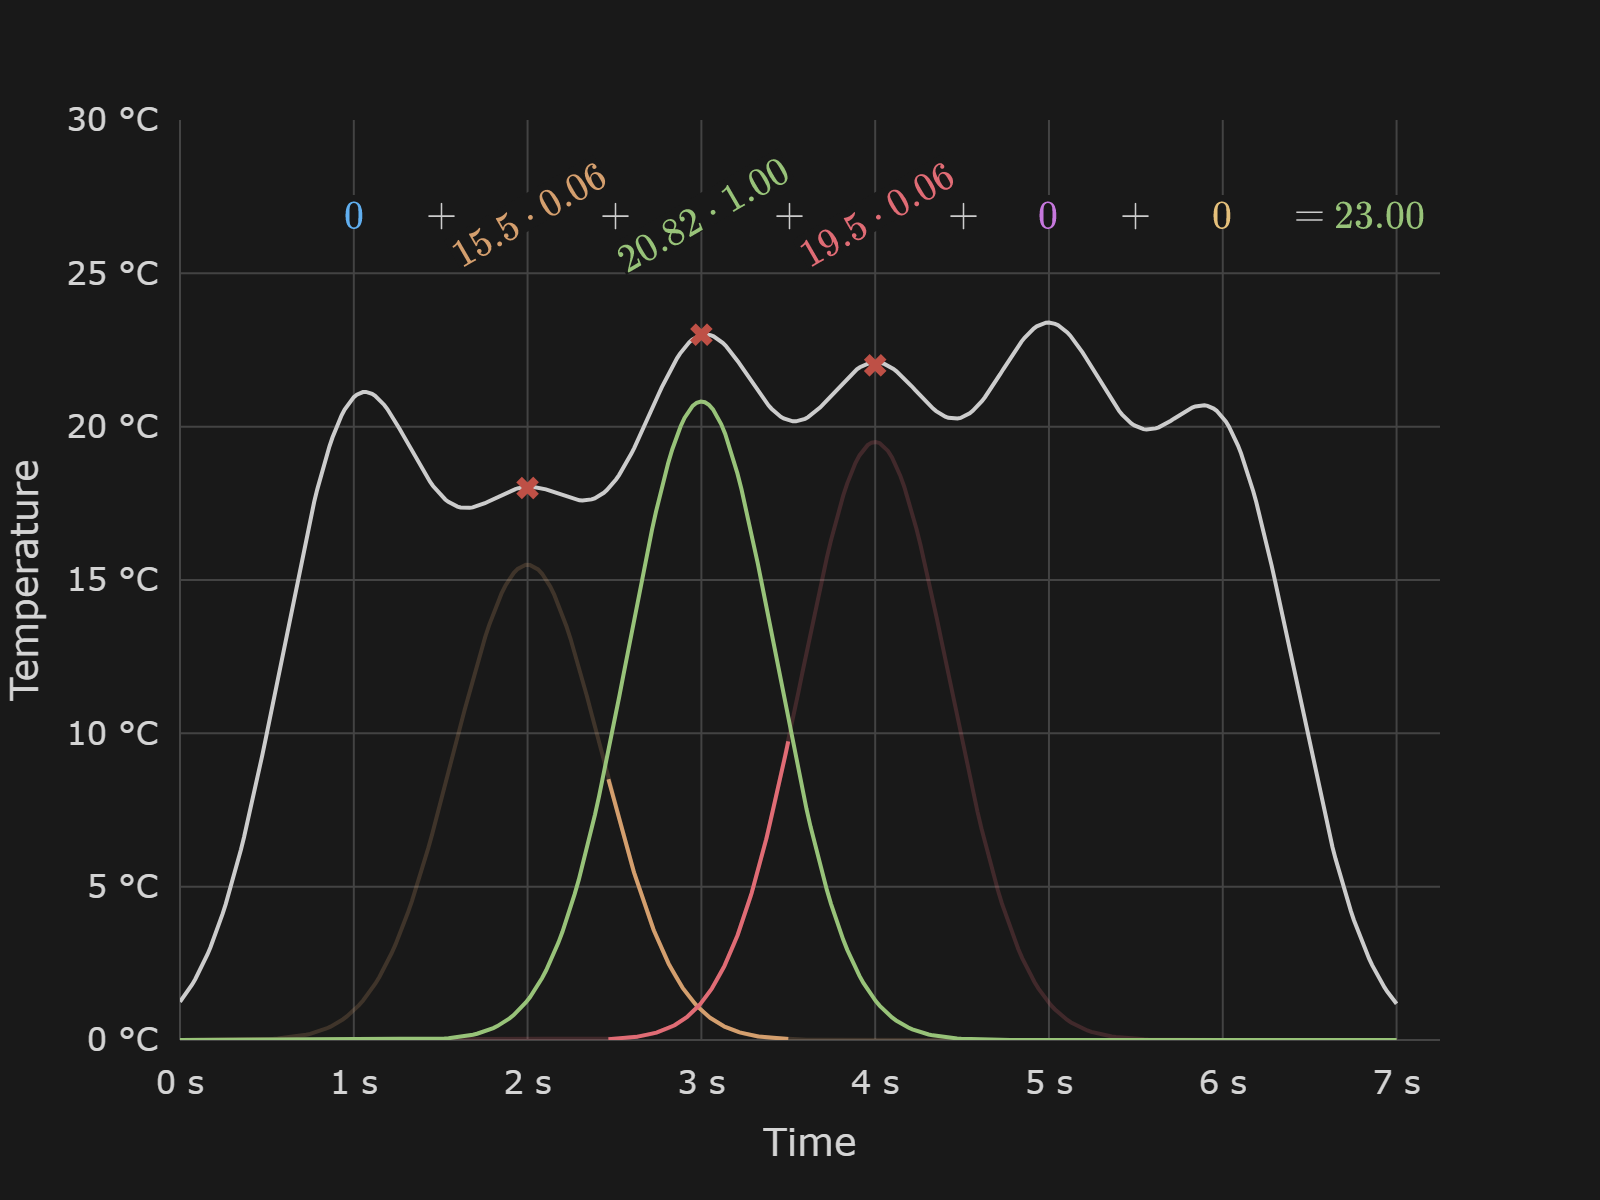

Source code (Python):
import numpy as np
import plotly.express as px
import pandas as pd
import plotly.io as pio
import plotly.graph_objects as go

custom_colors = {"Blue": "#61AFEF", "Orange": "#D49F6E", "Green": "#98C379", "Rose": "#E06C75",
                 "Purple": "#C678DD", "Gold": "#E5C07B", "Cyan": "#36AABA", 0: "#61AFEF", 1: "#D49F6E",
                 2: "#98C379", 3: "#E06C75", 4: "#C678DD", 5: "#E5C07B", 6: "#36AABA", "LightCyan": "#56B6C2",
                 "AltOrange": "#D19A66", "Red": "#BE5046", "RoyaBlue": "#528BFF", "Gray": "#ABB2BF",
                 "LightGray": "#CCCCCC", "LightBlack": "#282C34", "Black": "#1D2025"}

custom = go.layout.Template()

custom.layout.plot_bgcolor = '#191919'
custom.layout.paper_bgcolor = '#191919'
custom.layout.font.color = '#d4d4d4'

custom.layout.title.font.size = 20
custom.layout.title.font.family = 'Segoe UI'
custom.layout.title.x = 0.5

custom.layout.xaxis.gridcolor = '#434343'
custom.layout.yaxis.gridcolor = '#434343'

custom.layout.margin.pad = 10
custom.layout.margin.l = 90
custom.layout.margin.t = 60
custom.layout.xaxis.title.standoff = 25
custom.layout.yaxis.title.standoff = 25

custom.layout.width = 800
custom.layout.height = 600


def gaussian(x, x_j, r):
    return np.e ** (-abs(x - x_j) ** 2 / (2 * r) ** 2)


def multiquadric(x, x_j, r):
    return np.sqrt((r ** 2) + (abs(x - x_j) ** 2))


def inverse_multiquadric(x, x_j, r):
    return 1 / multiquadric(x, x_j, r)


def thin_plate_spline(x, x_j, r):
    return (abs(x - x_j) ** 2) * np.log(abs(x - x_j))


sigma = 0.3  # Parámetro de suavizado

time = np.array([1, 2, 3, 4, 5, 6])
temperatura = np.array([20, 18, 23, 22, 21, 19])
temperatura_alt = np.array([20, 15.5, 20.82, 19.5, 21, 19])


df = pd.DataFrame({"t": time, "T": temperatura})

#fig = px.line(df, x="x", y=["gaussian", "multiquadric", "inverse_multiquadric", "thin_plate_spline"], color_discrete_sequence=[custom_colors["Blue"], custom_colors["Orange"], custom_colors["Green"], custom_colors["Purple"]])

fig = go.Figure()


fig.add_trace(
    go.Scatter(x=np.linspace(0, 7, 300), y=temperatura_alt[1] * gaussian(np.linspace(0, 7, 300), 2, sigma), mode="lines",
               line=dict(color=custom_colors["Orange"]), showlegend=False))  # Fig 1 - Line plot

fig.add_trace(
    go.Scatter(x=np.linspace(0, 7, 300), y=temperatura_alt[3] * gaussian(np.linspace(0, 7, 300), 4, sigma), mode="lines",
               line=dict(color=custom_colors["Rose"]), showlegend=False))  # Fig 3 - Line plot


fig.update_traces(opacity=0.2)

fig.add_trace(
    go.Scatter(x=np.linspace(0, 7, 300), y=temperatura_alt[2] * gaussian(np.linspace(0, 7, 300), 3, sigma), mode="lines",
               line=dict(color=custom_colors["Green"]), showlegend=False))


fig.add_trace(
    go.Scatter(x=np.linspace(2.465, 3.5, 300), y=temperatura_alt[1] * gaussian(np.linspace(2.465, 3.5, 300), 2, sigma), mode="lines",
               line=dict(color=custom_colors["Orange"]), showlegend=False))

fig.add_trace(
    go.Scatter(x=np.linspace(2.465, 3.5, 300), y=temperatura_alt[3] * gaussian(np.linspace(2.465, 3.5, 300), 4, sigma), mode="lines",
               line=dict(color=custom_colors["Rose"]), showlegend=False))


def interpolate(x, r):
    y = 0
    for (pos, t) in zip(time, temperatura_alt):
        y += t * gaussian(x, pos, r)

    if x in time:
        if x == 3:
            fig.add_trace(go.Scatter(x=[x, x], y=[temperatura[int(x) - 1], y], mode="lines", line=dict(color=custom_colors["Red"], dash='dot'), showlegend=False))  # Fig 6 - Line plot
            fig.add_annotation(x=6.9, y=27, showarrow=False, ax=0, ay=0, text=f"$\large{{{y:.2f}}}$", font=dict(color=custom_colors["Green"]), bgcolor='#191919')

        if gaussian(3, x, sigma) > 0.059:
            print(3-x)
            fig.add_annotation(x=x, y=27, showarrow=False, ax=0, ay=0, text=f"$\large{{ {temperatura_alt[int(x)-1]} \cdot {gaussian(3, x, sigma):.2f}}}$",
                               font=dict(color=custom_colors[int(x)-1]), bgcolor='#191919', textangle=-30)
        else:
            fig.add_annotation(x=x, y=27, text=f"$\large{{0}}$", showarrow=False, ax=0, ay=0,
                               font=dict(color=custom_colors[int(x) - 1]), bgcolor='#191919')

        if x != 6:
            fig.add_annotation(x=x+0.5, y=27, showarrow=False, ax=0, ay=0, text="$\large{+}$", font=dict(color=custom_colors["LightGray"]), bgcolor='#191919')
        else:
            fig.add_annotation(x=x+0.5, y=27, showarrow=False, ax=0, ay=0, text="$\large{=}$", font=dict(color=custom_colors["LightGray"]), bgcolor='#191919')


    return y


fig.update_traces(textposition='top center')

time_interpol = np.linspace(0, 7, 400)

temperatura_interpol = [interpolate(x, sigma) for x in time_interpol]

fig.add_trace(
    go.Scatter(x=time_interpol, y=temperatura_interpol, mode="lines", line=dict(color=custom_colors["LightGray"]),
               showlegend=False))

fig.add_trace(
    go.Scatter(x=[time[1], time[2], time[3]], y=[temperatura[1], temperatura[2], temperatura[3]], mode="markers", marker=dict(color=custom_colors["Red"], size=10, symbol="x"),
               showlegend=False))

fig.update_layout(template=custom, yaxis_range=[0, 30], xaxis_range=[0, 7.25])
fig.update_layout(font=dict(size=16), title=dict(font=dict(size=28)), xaxis_title="Time", yaxis_title="Temperature",
                  xaxis_ticksuffix=" s", yaxis_ticksuffix=" °C")

#fig.data = (fig.data[1], fig.data[2], fig.data[3], fig.data[4], fig.data[5], fig.data[6], fig.data[0])
fig.write_image("interpolation-5-3.png", scale=2)
